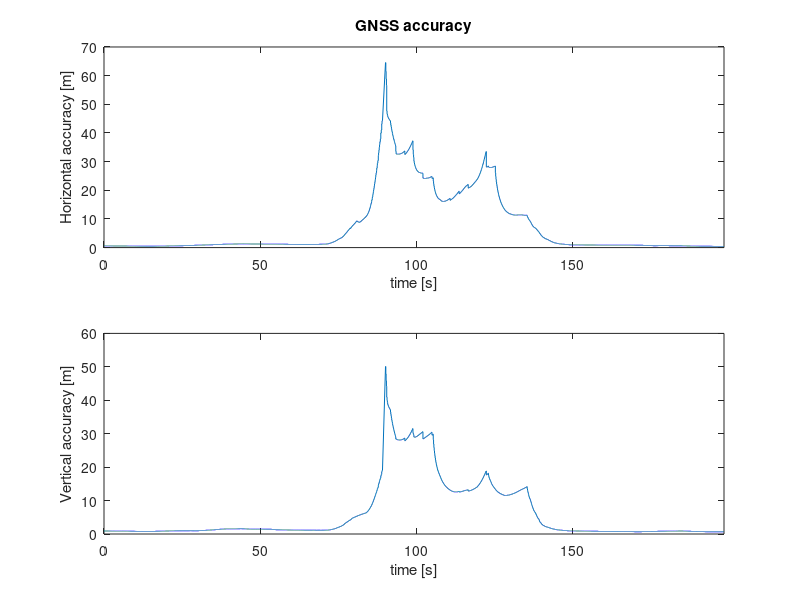

MATLAB code for this plot:
format long g
clear all

csv = csvread("gps_acc.csv");

time_ms = csv(:, 1);
time_ms = time_ms - time_ms(1);
times_s = time_ms .* 1e-3;
h_acc = csv(:, 2);
v_acc = csv(:, 3);

%%%%%%%%
% Plot %
%%%%%%%%

%accelerometer
figure('Name', 'GNSS Accuracy');
subplot (2, 1, 1);
plot(times_s, h_acc);
title('GNSS accuracy');
xlabel('time [s]');
ylabel('Horizontal accuracy [m]');
xlim([0 times_s(end)]) 
subplot (2, 1, 2);
plot(times_s, v_acc);
xlabel('time [s]');
ylabel('Vertical accuracy [m]');
xlim([0 times_s(end)]) 

disp("Press any key to leave");
pause;
close all;